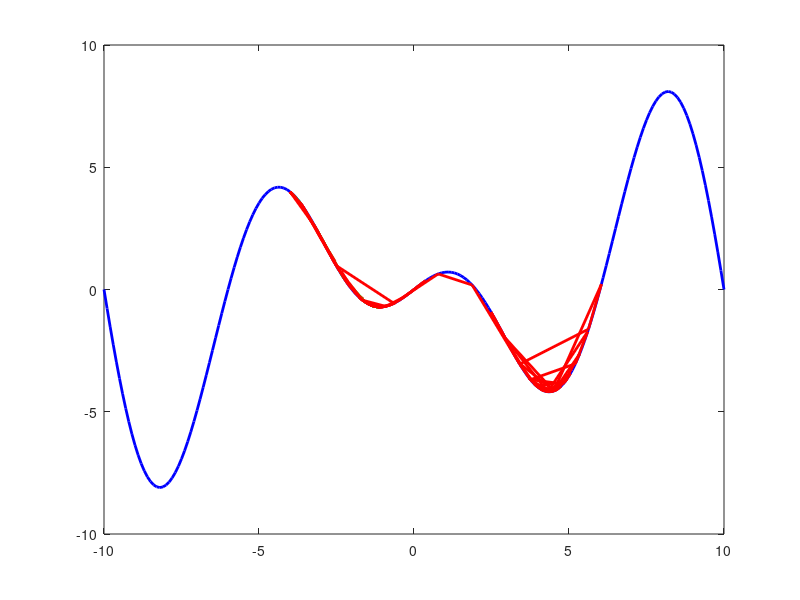

MATLAB code for this plot:
t=-10:0.1:10;
f=t.*cos(pi/4*t);
plot(t,f,'blue','LineWidth',2)
hold on;
x(1,1)=-4;
eta=0.4;
%%
func=@(a)(a.*cos(pi/4*a));
grad=@(b)(cos(pi/4*b)-pi/4*b.*sin(pi/4*b));
for i=1:50          %梯度下降
    x(i+1,1)=x(i,1)-eta*grad(x(i,1));
end
fx=func(x(:,1));
plot(x(:,1),fx(:,1),'r--','LineWidth',2)
hold on;
%%
for i=1:50          %随机梯度下降
    x(i+1,1)=x(i,1)-eta*(grad(x(i,1))+rand/2);
end
fx=func(x(:,1));
plot(x(:,1),fx(:,1),'green','LineWidth',2)
hold on;
%%
for i=1:50          %adagrad
    sigma(i)=sqrt(1/i*sum(grad(x(1:i,1)).^2))+1e-6;
    x(i+1,1)=x(i,1)-eta/sigma(i)*grad(x(i,1));
end
fx=func(x(:,1));
plot(x(:,1),fx(:,1),'red','LineWidth',2)
hold on;
%%
alpha=0.9;
sigma(1)=1;
for i=1:50          %RMSProp 
    x(i+1,1)=x(i,1)-eta/sigma(i)*grad(x(i,1));
    sigma(i+1)=sqrt(alpha*sigma(i)^2+(1-alpha)*grad(x(i+1,1))^2)+1e-6;
end
fx=func(x(:,1));
plot(x(:,1),fx(:,1),'red','LineWidth',2)
hold on;
%%
lamda=0.9;
m(1)=0;
for i=1:50          %动量法
    m(i+1)=lamda*m(i)-eta*grad(x(i,1));
    x(i+1,1)=x(i,1)+m(i+1);
end
fx=func(x(:,1));
plot(x(:,1),fx(:,1),'r','LineWidth',2)
hold on;
%%
alpha=0.8;
beta1=0.9;
beta2=0.999;
m(1)=0;
mhat(1)=0;
v(1)=0;
vhat(1)=0;
for i=1:1000         %adam
    m(i+1)=beta1*m(i)+(1-beta1)*grad(x(i,1));
    v(i+1)=beta2*v(i)+(1-beta2)*grad(x(i,1))^2;
    mhat(i+1)=m(i+1)/(1-beta1^i);
    vhat(i+1)=v(i+1)/(1-beta2^i);
    x(i+1,1)=x(i,1)-alpha*mhat(i+1)/(sqrt(vhat(i+1))+1e-6);
end
fx=func(x(:,1));
plot(x(:,1),fx(:,1),'r','LineWidth',2)
hold on;